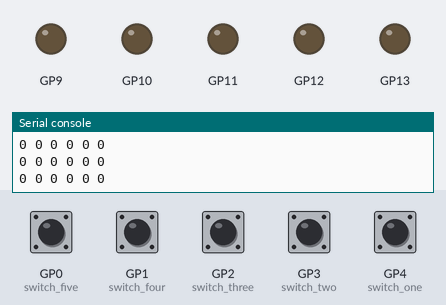
Recording of a program running on a simulated Raspberry Pi Pico running MicroPython. On the bench: output pins drawn as LEDs (lit = HIGH), the last lines printed to the serial console. Inputs (shaded band) come from the test bench; at power-on: GP0 (switch_five), GP1 (switch_four), GP2 (switch_three), GP3 (switch_two), GP4 (switch_one) LOW.

Above: at 1.2 s.
1.3 s: GP0 (switch_five) pulled HIGH for 0.15 s
At 1.5 s:
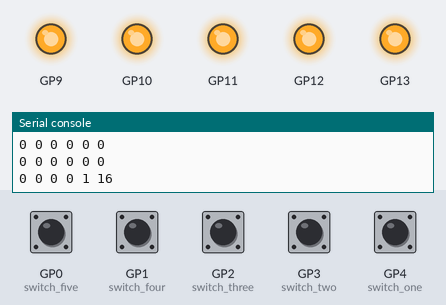
3.1 s: GP2 (switch_three) pulled HIGH for 0.15 s
At 3.3 s:
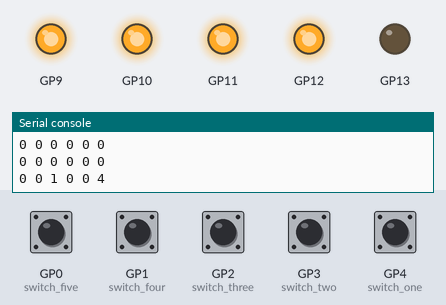
4.9 s: GP3 (switch_two) pulled HIGH for 0.15 s
At 5.11 s:
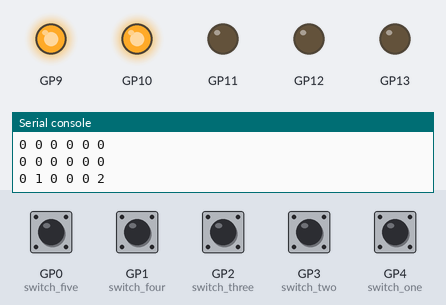
6.7 s: GP4 (switch_one) pulled HIGH for 0.15 s
At 6.91 s:
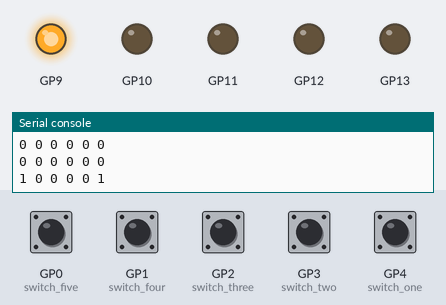
8.5 s: GP3 (switch_two) driven HIGH and GP4 (switch_one) driven HIGH
At 9.3 s:
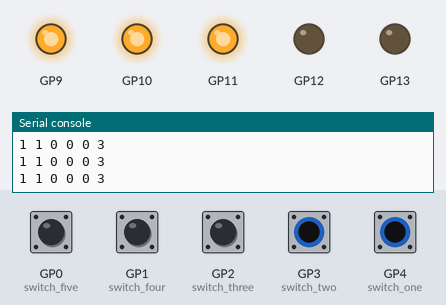
10.1 s: GP3 (switch_two) driven LOW
At 10.6 s:
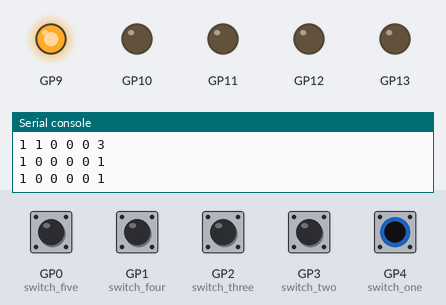
Timing chart, 0 to 12.7 s (numbered marks = the images above; inputs shaded):
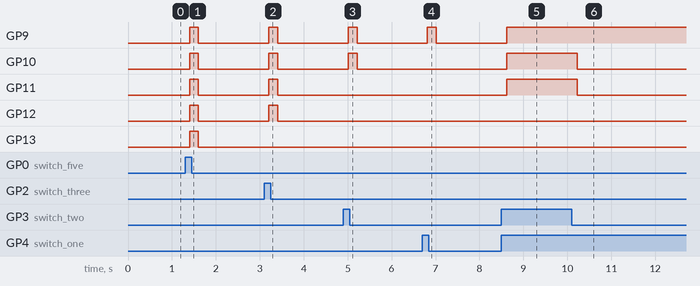

Measured:
- after the input at 1.3 s, GP9–13: LOW → HIGH after 0.10 s, → LOW 0.20 s later
- after the input at 3.1 s, GP9–12: LOW → HIGH after 0.11 s, → LOW 0.20 s later
- after the input at 4.9 s, GP9, GP10: LOW → HIGH after 0.11 s, → LOW 0.20 s later
- after the input at 6.7 s, GP9: LOW → HIGH after 0.12 s, → LOW 0.20 s later
- after the input at 8.5 s, GP9–11: LOW → HIGH after 0.12 s
- after the input at 10.1 s, GP10, GP11: HIGH → LOW after 0.12 s

The program:

day-five.py
```python
from utils import CounterSimple
from machine import Pin
import time

switch_one = Pin(4, Pin.IN, Pin.PULL_DOWN)
switch_two = Pin(3, Pin.IN, Pin.PULL_DOWN)
switch_three = Pin(2, Pin.IN, Pin.PULL_DOWN)
switch_four = Pin(1, Pin.IN, Pin.PULL_DOWN)
switch_five = Pin(0, Pin.IN, Pin.PULL_DOWN)

counter = CounterSimple(
    [
        Pin(9, Pin.OUT),
        Pin(10, Pin.OUT),
        Pin(11, Pin.OUT),
        Pin(12, Pin.OUT),
        Pin(13, Pin.OUT),
    ]
)

while True:
    # binary mode
    value = switch_one.value()
    value = value + 2 if switch_two.value() else value
    value = value + 4 if switch_three.value() else value
    value = value + 8 if switch_four.value() else value
    value = value + 16 if switch_five.value() else value

    # decimal mode
    # value = (
    #     switch_one.value()
    #     + switch_two.value()
    #     + switch_three.value()
    #     + switch_four.value()
    #     + switch_five.value()
    # )

    counter.set(value)

    print(
        f"{switch_one.value()} {switch_two.value()} {switch_three.value()} {switch_four.value()} {switch_five.value()} {value}"
    )

    time.sleep_ms(200)
```

utils.py
```python
from machine import Pin
import time


def debounce(fn):
    last_interrupt_time = time.ticks_ms()

    def run(pin: Pin):
        nonlocal last_interrupt_time

        if time.ticks_diff(time.ticks_ms(), last_interrupt_time) > 300:
            last_interrupt_time = time.ticks_ms()
            fn()

    return run


class CounterSimple:
    def __init__(self, leds: list[Pin]):
        self.count = 0
        self.leds = leds
        self.set(0)

    def set(self, new_count: int):
        self.count = new_count
        for i, led in enumerate(self.leds):
            led.value(1 if i < self.count else 0)
```
